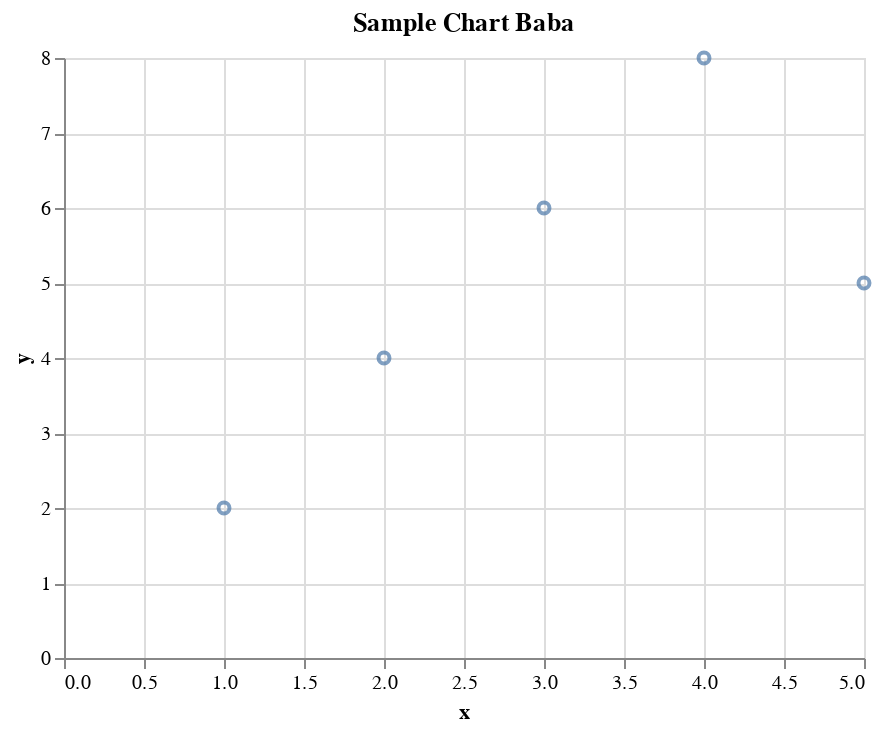

The code cell stored with this chart in its notebook:
### Code cell
# add a title to the chart
chart = chart.properties(title=chart_title)

# Display the chart
chart

### Figure 1 — Vega-Lite specification as saved in the notebook (floating-point values rounded to 4 significant figures)
{"config": {"view": {"continuousWidth": 400, "continuousHeight": 300}}, "data": {"name": "data-c07dac271e37f48655a869d1493dd25d"}, "mark": "point", "encoding": {"x": {"field": "x", "type": "quantitative"}, "y": {"field": "y", "type": "quantitative"}}, "title": "Sample Chart Baba", "$schema": "https://vega.github.io/schema/vega-lite/v4.17.0.json", "datasets": {"data-c07dac271e37f48655a869d1493dd25d": [{"x": 1, "y": 2}, {"x": 2, "y": 4}, {"x": 3, "y": 6}, {"x": 4, "y": 8}, {"x": 5, "y": 5}]}}
